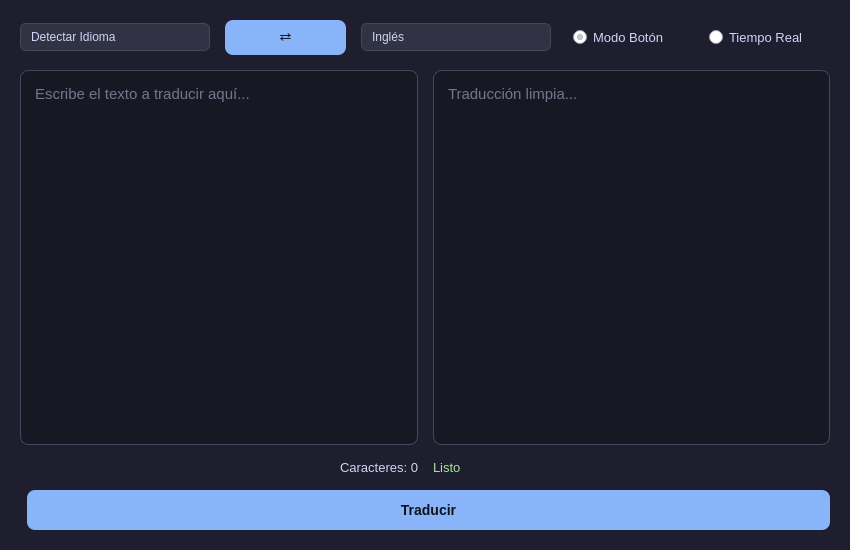
<?xml version="1.0" encoding="UTF-8"?>
<ui version="4.0">
 <class>TraductorWindow</class>
 <widget class="QMainWindow" name="TraductorWindow">
  <property name="geometry">
   <rect>
    <x>0</x>
    <y>0</y>
    <width>850</width>
    <height>550</height>
   </rect>
  </property>
  <property name="windowTitle">
   <string>Traductor Multilingüe de Escritorio - UNEFA</string>
  </property>
  <property name="styleSheet">
   <string notr="true">
    QMainWindow { background-color: #1e1e2e; }
    QLabel { color: #cdd6f4; font-size: 13px; font-family: 'Segoe UI', sans-serif; }
    QComboBox { 
        background-color: #313244; 
        color: #cdd6f4; 
        border: 1px solid #45475a; 
        border-radius: 6px; 
        padding: 5px 10px;
        font-family: 'Segoe UI';
        min-width: 150px;
    }
    QComboBox::drop-down { border: 0px; }
    QTextEdit { 
        background-color: #181825; 
        color: #cdd6f4; 
        border: 1px solid #45475a; 
        border-radius: 8px; 
        padding: 10px; 
        font-size: 15px;
    }
    QPushButton { 
        background-color: #89b4fa; 
        color: #11111b; 
        border-radius: 8px; 
        font-weight: bold; 
        font-size: 14px;
    }
    QPushButton:hover { background-color: #b4befe; }
    QPushButton:pressed { background-color: #74c7ec; }
    QRadioButton { color: #cdd6f4; font-size: 13px; font-family: 'Segoe UI'; }
    QRadioButton::indicator { width: 14px; height: 14px; }
   </string>
  </property>
  <widget class="QWidget" name="centralwidget">
   <layout class="QVBoxLayout" name="verticalLayout">
    <property name="spacing">
     <number>15</number>
    </property>
    <property name="margin">
     <number>20</number>
    </property>
    
    <item>
     <layout class="QHBoxLayout" name="layoutSelectores">
      <item>
       <widget class="QComboBox" name="comboOrigen">
        <item><property name="text"><string>Detectar Idioma</string></property></item>
        <item><property name="text"><string>Español</string></property></item>
        <item><property name="text"><string>Inglés</string></property></item>
        <item><property name="text"><string>Portugués</string></property></item>
        <item><property name="text"><string>Francés</string></property></item>
        <item><property name="text"><string>Italiano</string></property></item>
       </widget>
      </item>
      
      <item>
       <widget class="QPushButton" name="btnInvertir">
        <property name="minimumSize">
         <size><width>40</width><height>35</height></size>
        </property>
        <property name="text">
         <string>⇄</string>
        </property>
        <property name="toolTip">
         <string>Intercambiar idiomas</string>
        </property>
       </widget>
      </item>
      
      <item>
       <widget class="QComboBox" name="comboDestino">
        <item><property name="text"><string>Inglés</string></property></item>
        <item><property name="text"><string>Español</string></property></item>
        <item><property name="text"><string>Portugués</string></property></item>
        <item><property name="text"><string>Francés</string></property></item>
        <item><property name="text"><string>Italiano</string></property></item>
       </widget>
      </item>
      <item>
       <spacer name="horizontalSpacerHeader">
        <property name="orientation"><enum>Qt::Horizontal</enum></property>
       </spacer>
      </item>
      
      <item>
       <widget class="QRadioButton" name="radioTradicional">
        <property name="text"><string>Modo Botón</string></property>
        <property name="checked"><bool>true</bool></property>
       </widget>
      </item>
      <item>
       <widget class="QRadioButton" name="radioTiempoReal">
        <property name="text"><string>Tiempo Real</string></property>
       </widget>
      </item>
     </layout>
    </item>
    
    <item>
     <layout class="QHBoxLayout" name="layoutPaneles">
      <property name="spacing"><number>15</number></property>
      <item>
       <layout class="QVBoxLayout" name="columnaIzquierda">
        <item>
         <widget class="QTextEdit" name="txtOrigen">
          <property name="placeholderText">
           <string>Escribe el texto a traducir aquí...</string>
          </property>
         </widget>
        </item>
        <item>
         <widget class="QLabel" name="lblContador">
          <property name="text"><string>Caracteres: 0</string></property>
          <property name="alignment"><set>Qt::AlignRight</set></property>
         </widget>
        </item>
       </layout>
      </item>
      
      <item>
       <layout class="QVBoxLayout" name="columnaDerecha">
        <item>
         <widget class="QTextEdit" name="txtDestino">
          <property name="readOnly"><bool>true</bool></property>
          <property name="placeholderText">
           <string>Traducción limpia...</string>
          </property>
         </widget>
        </item>
        <item>
         <widget class="QLabel" name="lblEstado">
          <property name="text"><string>Listo</string></property>
          <property name="styleSheet"><string>color: #a6e3a1;</string></property>
         </widget>
        </item>
       </layout>
      </item>
     </layout>
    </item>
    
    <item>
     <layout class="QHBoxLayout" name="layoutAccionInferior">
      <item>
       <spacer name="horizontalSpacerBottom">
        <property name="orientation"><enum>Qt::Horizontal</enum></property>
       </spacer>
      </item>
      <item>
       <widget class="QPushButton" name="btnTraducir">
        <property name="minimumSize">
         <size><width>160</width><height>40</height></size>
        </property>
        <property name="text">
         <string>Traducir</string>
        </property>
       </widget>
      </item>
     </layout>
    </item>
   </layout>
  </widget>
 </widget>
 <resources/>
 <connections/>
</ui>
